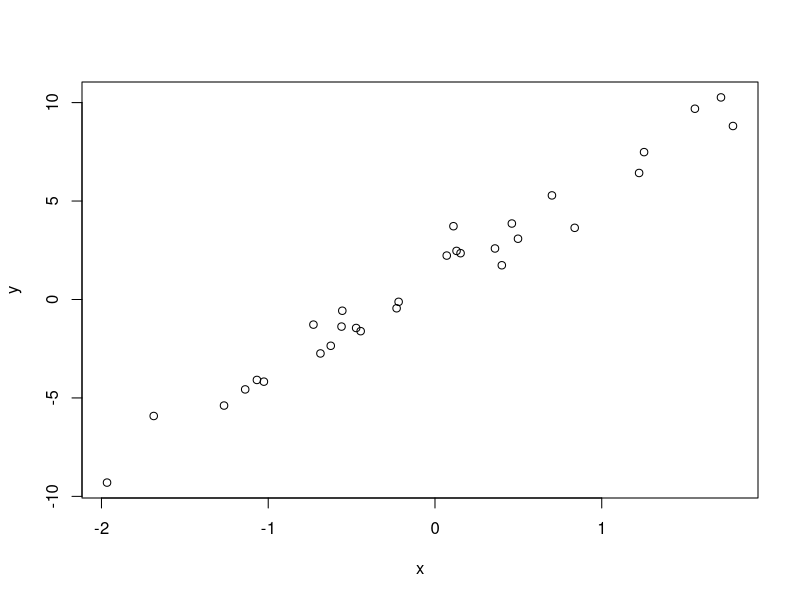

Write the R code that produced this figure.
## ---- chunk 1
##Setup code
knitr::opts_chunk$set(warning = FALSE, message = FALSE)

# Libraries
library(tidyverse)
## ---- chunk 2
# Linear regression by gradient descent in R
# The purpose of this exercise is to test what is above and implement that in R.
# Steps:
# a) Generate some random data for X and Y (use rnorm function in R)
# b) Check linearity by running lm(y~x) and get the coefficient
# c) Build Cost and gradient descent function
# d) The output of betas (𝛽0  + 𝛽1) should be equal to the coefficients above
## ---- chunk 3
# Generates linear data with normal residuals
set.seed(123)
x <- rnorm(n = 30)

epsilon <- rnorm(n = 30)

y <- 5*x + 1 + epsilon
## ---- chunk 4
plot(x, y)
## ---- chunk 5
summary(lm(y ~ x))
## ---- chunk 6
# Calculates the mean squared error for a simple linear regression model.
# @param x - a vector of the explainatory variable.
# @param y - a vector of the response variable.
# @param beta_0 - the intercept value for the current SLR model.
# @param beta_1 - the slope value for the current SLR model.
# @return - sum total mean squared error (y_hat - y)^2
slr_mse <- function(x, y, beta_0, beta_1){
    cost <- ((beta_1 * x + beta_0) - y)^2
    return(sum(cost))
}
## ---- chunk 7
# Calculates the slope and intercept values for SLR
# or simple linear regression.
# @param x - a vector of the explanatory variable.
# @param y - a vector of the response variable.
# @param alpha - the learning rate.
# @return betas - a vector containing the calculated betas.
slr_gradient_desc <- function(x, y, alpha){

    # Summary statistic calculations.
    # Helps to calculate the gradient faster.
    x_bar <- mean(x)
    y_bar <- mean(y)
    xy_bar <- mean(x*y)
    x_sqbar <- mean(x^2)

    # initial guess for beta_0 and beta_1.
    beta_0 <- y_bar
    beta_1 <- 0

    # A counter to determine is the error is unchanging.
    # This is the Loop-Control-Variable (LCV).
    count_same <- 0

    # Iterate 100 times or until the cost remains unchanged for 10 iterations.
    for(i in 1:1000){

        # Stop the loop if the LCV >= 10.
        if(count_same >= 10){
            break
        }

        # Cost prior to beta adjustment.
        cost_start <- slr_mse(x, y, beta_0, beta_1)

        # Calculate gradient values.
        g_0 <- beta_0 + (beta_1 * x_bar) - y_bar
        g_1 <- (beta_0 * x_bar) + (beta_1 * x_sqbar) - xy_bar

        # Update betas.
        beta_0 <- beta_0 - (alpha * g_0)
        beta_1 <- beta_1 - (alpha * g_1)

        # If the cost is unchanged add 1 to the LCV.
        if(cost_start == slr_mse(x, y, beta_0, beta_1)){
            count_same <- count_same + 1
        }
    }

    return(c(beta_0 = round(beta_0, 4),
             beta_1 = round(beta_1, 4),
             iterations = i))
}
## ---- chunk 8
slr_gradient_desc(x, y, alpha = 0.1)
## ---- chunk 9
# Skewness in the predictors does matter as long as the residuals are
# normally distributed. This usually only concerns y; however,
# skewness in x can lead to influential points.
